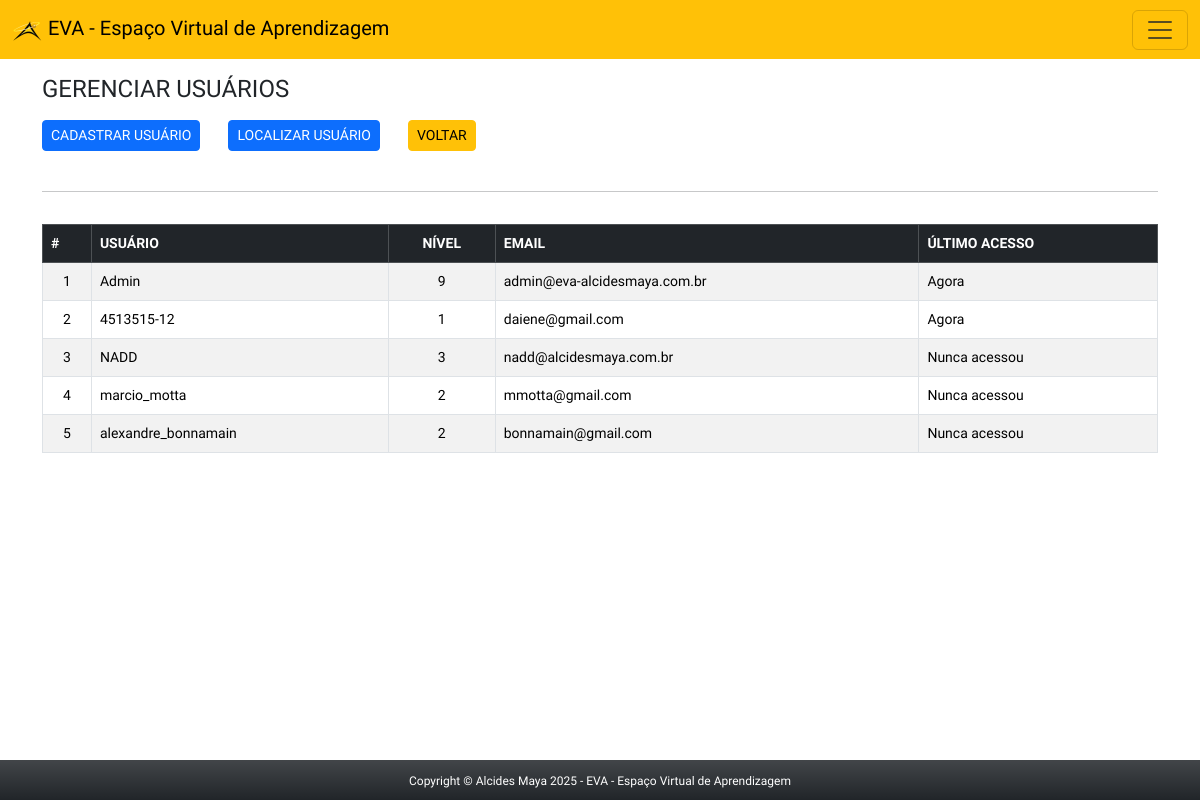
The page /app/view/adminUsers.php (signed in) on the database its author committed.
### tables this page shows
CREATE TABLE `usuarios` (
  `id_usuario` int(11) NOT NULL,
  `username` varchar(30) NOT NULL,
  `senha` varchar(128) DEFAULT 'f1e5bd3b9be312cd33709618fe67ef0a1a76fe118c4fe8b71af5b4bc87a028d2',
  `nivel` tinyint(1) DEFAULT '1',
  `email` varchar(90) NOT NULL,
  `avatar` varchar(128) DEFAULT 'avatar.png',
  `ultimo_login` timestamp NULL DEFAULT NULL,
  `data_criado` timestamp NOT NULL DEFAULT CURRENT_TIMESTAMP,
  `data_editado` timestamp NOT NULL DEFAULT CURRENT_TIMESTAMP ON UPDATE CURRENT_TIMESTAMP
);

### app/config/connect.php (called while the page is built, shortened)
<?php
abstract class Connect {
    private $servidor = 'localhost';
    private $user = 'root';
    private $pass = 'usbw';
    private $banco = 'eva';
    private function connect() {
        $this->conn = new PDO("mysql:host=$this->servidor;dbname=$this->banco", $this->user, $this->pass);
    }
}
?>

### app/model/usuario.php (called while the page is built, shortened)
<?php
require_once '../config/connect.php';
class Usuario extends Connect {
    private $tabela = 'usuarios';
    public function consultarUsuarios() {
        $sql = "SELECT id_usuario, username, nivel, email, ultimo_login FROM $this->tabela ORDER BY ultimo_login DESC";
        $stmt = $this->conn->prepare($sql);
        $stmt->execute();
        return $stmt->fetchAll(PDO::FETCH_ASSOC);
    }
}
?>

### app/view/adminUsers.php (the view, shortened to what this page needs)
<?php
        if(isset($_SESSION['logado']) && $_SESSION['logado'] == true && $_SESSION['nivel'] == 9 ){
?>
<!DOCTYPE html>
<html lang="pt-br">
<head>
    <link rel="stylesheet" href="css/style.css">
</head>
<body>
    <div class="container-full">
        <?php require_once 'headerAdmin.php'; ?>
        <section class="container main bg-white">
            <h4 class="my-3">GERENCIAR USUÁRIOS</h4>
            <button type="button" class="btn btn-sm btn-primary" data-bs-toggle="modal" data-bs-target="#cadUser">
                CADASTRAR USUÁRIO
             </button>
            <button type="button" class="btn btn-sm btn-primary ms-4" data-bs-toggle="modal" data-bs-target="#localiza">
                LOCALIZAR USUÁRIO
            </button>
            <a href="indexAdmin.php" class="btn btn-sm btn-warning ms-4">VOLTAR</a>
            <br>&nbsp;
            <hr class="pt-2 pb-2">
            <table class="table table-bordered table-striped">
                <thead class="table-dark">
                    <tr>
                        <th>
                            #
                        </th>
                        <th>
                            USUÁRIO
                        </th>
                        <th class='text-center'>
                            NÍVEL
                        </th>
                        <th>
                            EMAIL
                        </th>
                        <th>
                            ÚLTIMO ACESSO
                        </th>
                    </tr>
                </thead>
                <tbody>
                <?php
                      $usuario = new usuario();
                      $consulta = $usuario->consultarUsuarios();
                        $i = 1;
                      foreach($consulta as $linha){
                          $username = $linha['username'];
                          $nivel = $linha['nivel'];
                          $email = $linha['email'];
                          $ultimo_login = $linha['ultimo_login'];
                          $timestampAtual = time();
                          echo"
                          <tr>
                              <td class='text-center'>". $i++ ."</td>
                              <td>$username</td>
                              <td class='text-center'>$nivel</td>
                              <td>$email</td>";
                                      $dataHoraUltimoLogin = $ultimo_login;
                                      if (empty($dataHoraUltimoLogin)) {
                                          echo "<td>Nunca acessou</td>";
                                      } else {
                                          $timestampLogin = strtotime($dataHoraUltimoLogin); ;
                                          $diferenca = $timestampAtual - $timestampLogin; ;
                                          if ($diferenca < 60) {
                                              echo "<td>Agora</td>";
                                          } elseif ($diferenca < 3600) {
                                              $minutos = floor($diferenca / 60);
                                              echo "<td>Há $minutos minutos</td>";
                                          } elseif ($diferenca < 86400) {
                                              $horas = floor($diferenca / 3600);
                                              echo "<td>Há $horas horas<br></td>";
                                          } else {
                                              $dias = floor($diferenca / 86400);
                                              echo "<td>Há $dias dias</td>";
                                          }
                                      }
                          echo "</tr>";
                      }
                ?>
                </tbody>
            </table>
        </section>
        <?php require_once 'footer.php'; ?>
    </div>
</body>
</html>
<?php
    }else{
        header('Location: ../index.php');
    }
?>

### app/view/css/style.css (style rules this page uses)
body, * { font-family: 'Saira', sans-serif; font-optical-sizing: auto; font-style: normal; }
table { font-size: 14px; margin-bottom: 150px !important; }

### rows shown on the page
usuarios: username "Admin", nivel "9", email "admin@eva-alcidesmaya.com.br", shows "Agora"
usuarios: username "4513515-12", nivel "1", email "daiene@gmail.com", shows "Agora"
usuarios: username "NADD", nivel "3", email "nadd@alcidesmaya.com.br", shows "Nunca acessou"
usuarios: username "marcio_motta", nivel "2", email "mmotta@gmail.com", shows "Nunca acessou"
usuarios: username "alexandre_bonnamain", nivel "2", email "bonnamain@gmail.com", shows "Nunca acessou"
